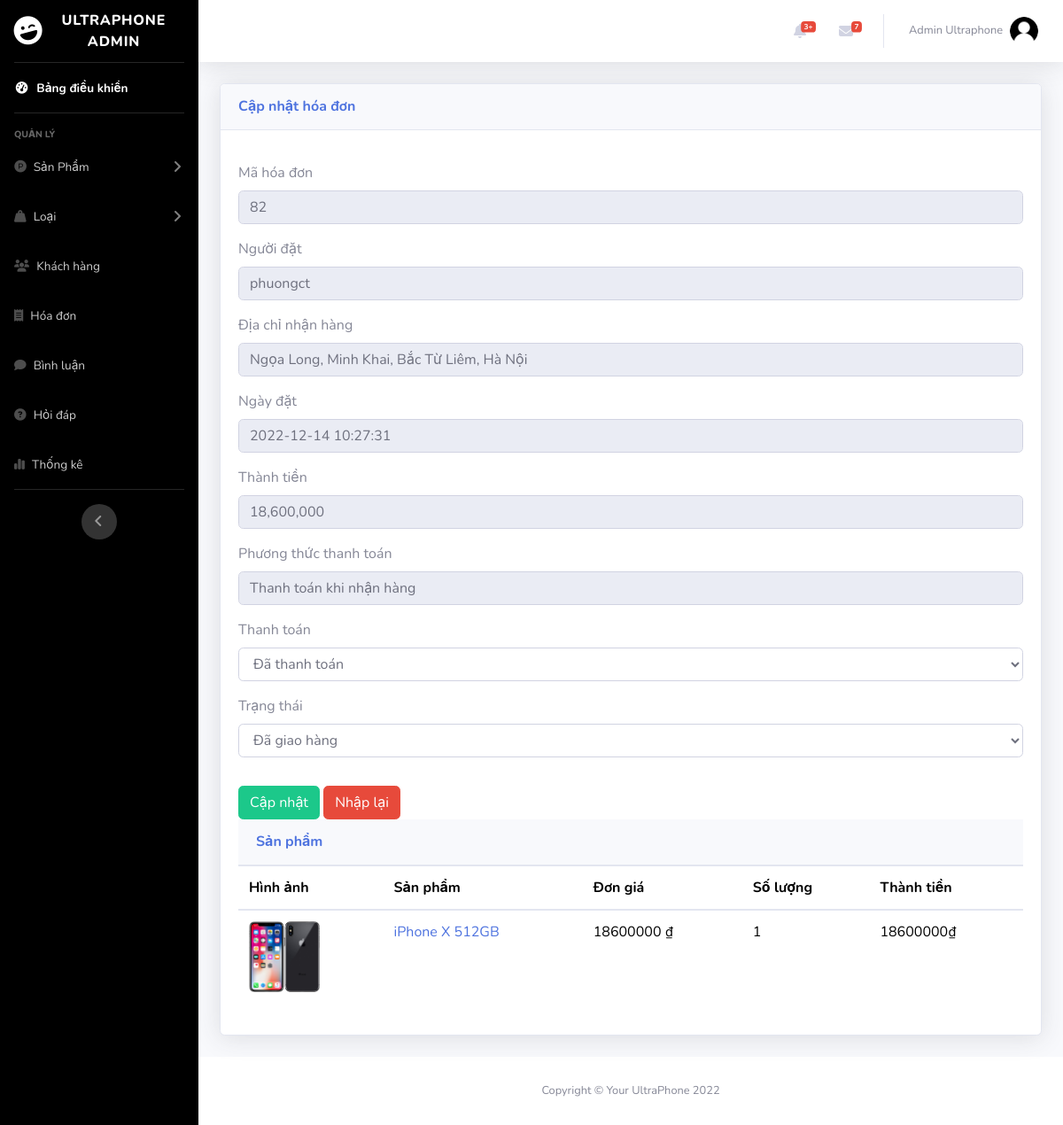
Page /admin/index.php?act=edit_bill&idbill=82 (signed in) on the committed database.
### tables this page shows
CREATE TABLE `bill` (
  `id_bill` int(11) NOT NULL,
  `bill_code` varchar(255) DEFAULT NULL,
  `id_user` int(11) NOT NULL,
  `id_pro` int(11) NOT NULL,
  `user_name` varchar(255) NOT NULL,
  `name_pro` varchar(255) NOT NULL,
  `full_name` varchar(55) NOT NULL,
  `address` varchar(255) NOT NULL,
  `phone` int(25) NOT NULL,
  `email` varchar(255) NOT NULL,
  `payment` tinyint(1) NOT NULL DEFAULT 1 COMMENT '1.Thanh toán khi nhận hàng 2.Chuyển khoản ngân hàng 3.Thanh toán online',
  `order_date` datetime NOT NULL,
  `total_amount` int(10) NOT NULL,
  `status` tinyint(4) NOT NULL COMMENT '0.Đơn hàng mới \r\n1.Đang xử lý\r\n2.Đang giao hàng\r\n3.Đã giao hàng',
  `status_pay` varchar(11) NOT NULL DEFAULT '0'
);

CREATE TABLE `cart` (
  `id` int(11) NOT NULL,
  `id_user` int(11) NOT NULL,
  `user_name` varchar(50) NOT NULL,
  `id_pro` int(11) NOT NULL,
  `img_pro` varchar(255) NOT NULL,
  `name_pro` varchar(255) NOT NULL,
  `price_pro` int(10) NOT NULL,
  `quantity` int(11) NOT NULL,
  `total_amount` int(10) NOT NULL,
  `id_bill` int(11) NOT NULL
);

### admin/controller/controller.php (called while the page is built)
<?php
function render($path, $data = [])
{
    extract($data);
    $view = "view/" . $path . ".php";
    include_once $view;
}

### admin/model/pdo.php (called while the page is built, shortened)
<?php
function pdo_get_connection(){
    $dburl = "mysql:host=127.0.0.1;dbname=ultraphone;charset=utf8";
    $username = 'root';
    $password = '';
    $conn = new PDO($dburl, $username, $password);
    $conn->setAttribute(PDO::ATTR_ERRMODE, PDO::ERRMODE_EXCEPTION);
    return $conn;
}
function pdo_query($sql){
    $sql_args = array_slice(func_get_args(), 1);
    try{
        $conn = pdo_get_connection();
        $stmt = $conn->prepare($sql);
        $stmt->execute($sql_args);
        $rows = $stmt->fetchAll();
        return $rows;
    }
    catch(PDOException $e){
        throw $e;
    }
    finally{
        unset($conn);
    }
}
function pdo_query_one($sql){
    $sql_args = array_slice(func_get_args(), 1);
    try{
        $conn = pdo_get_connection();
        $stmt = $conn->prepare($sql);
        $stmt->execute($sql_args);
        $row = $stmt->fetch(PDO::FETCH_ASSOC);
        return $row;
    }
    catch(PDOException $e){
        throw $e;
    }
    finally{
        unset($conn);
    }
}

### admin/model/hoadon.php (called while the page is built, shortened)
<?php
function loadone_bill($idbill) {
    $sql = "SELECT * FROM bill WHERE id_bill =".$idbill;
    $one_bill = pdo_query_one($sql);
    return $one_bill;
}
function load_cart_all($idbill) {
    $sql = "SELECT * FROM `cart` WHERE id_bill=".$idbill;
    $ab = pdo_query($sql);
    return $ab;
}
?>

### admin/view/update_bill.php (the view, shortened to what this page needs)
<?php include_once "header.php" ?>
<body id="page-top">
    <div id="wrapper">
        <?php include_once "nav.php" ?>
        <div class="container-fluid">
            <?php
            if (is_array($one_bill)) {
                extract($one_bill);
            }
            ?>
            <div class="card shadow mb-4">
                <div class="card-header py-3">
                    <h6 class="m-0 font-weight-bold text-primary">Cập nhật hóa đơn</h6>
                </div>
                <div class="card-body">
                    <div class="form-addcate">
                        <form action="./index.php?act=update_bill" method="post">
                            <div class="form-group mt-3">
                                <label for="formGroupExampleInput" class="font-lb">Mã hóa đơn</label>
                                <input type="text" name="id_bill" class="form-control" value="<?= $id_bill ?>" disabled>
                            </div>
                            <div class="form-group mt-3">
                                <label for="formGroupExampleInput" class="font-lb">Người đặt</label>
                                <input type="text" name="user_name" class="form-control" placeholder="Mã sản phẩm" value="<?= $user_name ?>" disabled>
                            </div>
                            <div class="form-group mt-3">
                                <label for="formGroupExampleInput" class="font-lb">Địa chỉ nhận hàng</label>
                                <input type="text" name="user_name" class="form-control" placeholder="Mã sản phẩm" value="<?= $address ?>" disabled>
                            </div>
                            <div class="form-group mt-3">
                                <label for="formGroupExampleInput" class="font-lb">Ngày đặt</label>
                                <input type="text" name="order_date" class="form-control" placeholder="Ngày đặt hàng" value="<?= $order_date ?>" disabled>
                            </div>
                            <div class="form-group mt-3">
                                <label for="formGroupExampleInput" class="font-lb">Thành tiền</label>
                                <input type="text" name="total_amount" class="form-control" placeholder="Tổng thành tiền sản phẩm" value="<?= number_format($total_amount) ?>" disabled>
                            </div>
                            <div class="form-group mt-3">
                                <label for="formGroupExampleInput" class="font-lb">Phương thức thanh toán</label>
                                <input type="text" name="payment" class="form-control" placeholder="Phương thức thanh toán" value="<?php if ($payment == 1) {
                                                                                                                                        echo "Thanh toán khi nhận hàng";
                                                                                                                                    } else if ($payment == 2) {
                                                                                                                                        echo "Chuyển khoản ngân hàng";
                                                                                                                                    } else if ($payment == 3) {
                                                                                                                                        echo "Thanh toán online";
                                                                                                                                    } else {
                                                                                                                                        echo "Không tìm thấy phương thức thanh toán";
                                                                                                                                    }  ?>" disabled>
                            </div>
                            <div class="form-group mt-3">
                                <label for="formGroupExampleInput" class="font-lb">Thanh toán</label>
                                <select required class="form-control" name="status_pay" id="">
                                    <option value="1" <?= $status_pay == 1 ? "selected" : "" ?>>Đã thanh toán</option>
                                </select>
                            </div>
                            <div class="form-group mt-3">
                                <label for="formGroupExampleInput" class="font-lb">Trạng thái</label>
                                <select required class="form-control" name="status" id="">
                                    <option value="3" <?= $status == 3 ? "selected" : "" ?>>Đã giao hàng</option>
                                </select>
                            </div>
                            <div class="wrap-btn">
                                <input type="submit" name="btn_update" class="btn btn-success mt-3" value="Cập nhật">
                                <input type="reset" class="btn btn-danger mt-3" value="Nhập lại">
                            </div>
                        </form>
                    </div>
                    <div class="card-header py-3">
                        <h6 class="m-0 font-weight-bold text-primary">Sản phẩm</h6>
                    </div>
                    <div class="table-content table-responsive">
                        <table class="table">
                            <thead>
                                <tr>
                                    <th class="jb-product-thumbnail">Hình ảnh</th>
                                    <th class="cart-product-name">Sản phẩm</th>
                                    <th class="jb-product-price">Đơn giá</th>
                                    <th class="jb-product-quantity">Số lượng</th>
                                    <th class="jb-product-subtotal">Thành tiền</th>
                                </tr>
                            </thead>
                            <tbody>
                                <?php $id = $_GET['idbill'];
                                $bill = load_cart_all($id);
                                foreach ($bill as $value) {
                                ?>
                                    <tr>
                                        <td class="jb-product-thumbnail"><img src="../admin/uploads/<?= $value['img_pro'] ?>" alt="Ultraphone Product" width="80px"></img></td>
                                        <td class="jb-product-name"><a href=""><?= $value['name_pro'] ?></a></td>
                                        <td class="jb-product-price"><span class="amount"><?= $value['price_pro'] ?> ₫</span></td>
                                        <td class="quantity"><?= $value['quantity'] ?></td>
                                        <td class="product-subtotal"><span class="amount"><?= $value['total_amount'] ?>₫</span></td>
                                    </tr>
                                <?php } ?>
                            </tbody>
                        </table>
                    </div>
                </div>
            </div>
        </div>
        <?php include_once "footer.php" ?>

### rows in the picture
bill: id_bill "82", user_name "phuongct", user_name "Ngọa Long, Minh Khai, Bắc Từ Liêm, Hà Nội", order_date "2022-12-14 10:27:31", total_amount "18,600,000", payment "Thanh toán khi nhận hàng", status_pay "Đã thanh toán", status "Đã giao hàng"
cart: img_pro (picture), name_pro "iPhone X 512GB", price_pro "18600000", quantity "1", total_amount "18600000"

### other values in the picture
$_SESSION['admin']['full_name'] "Admin Ultraphone"
